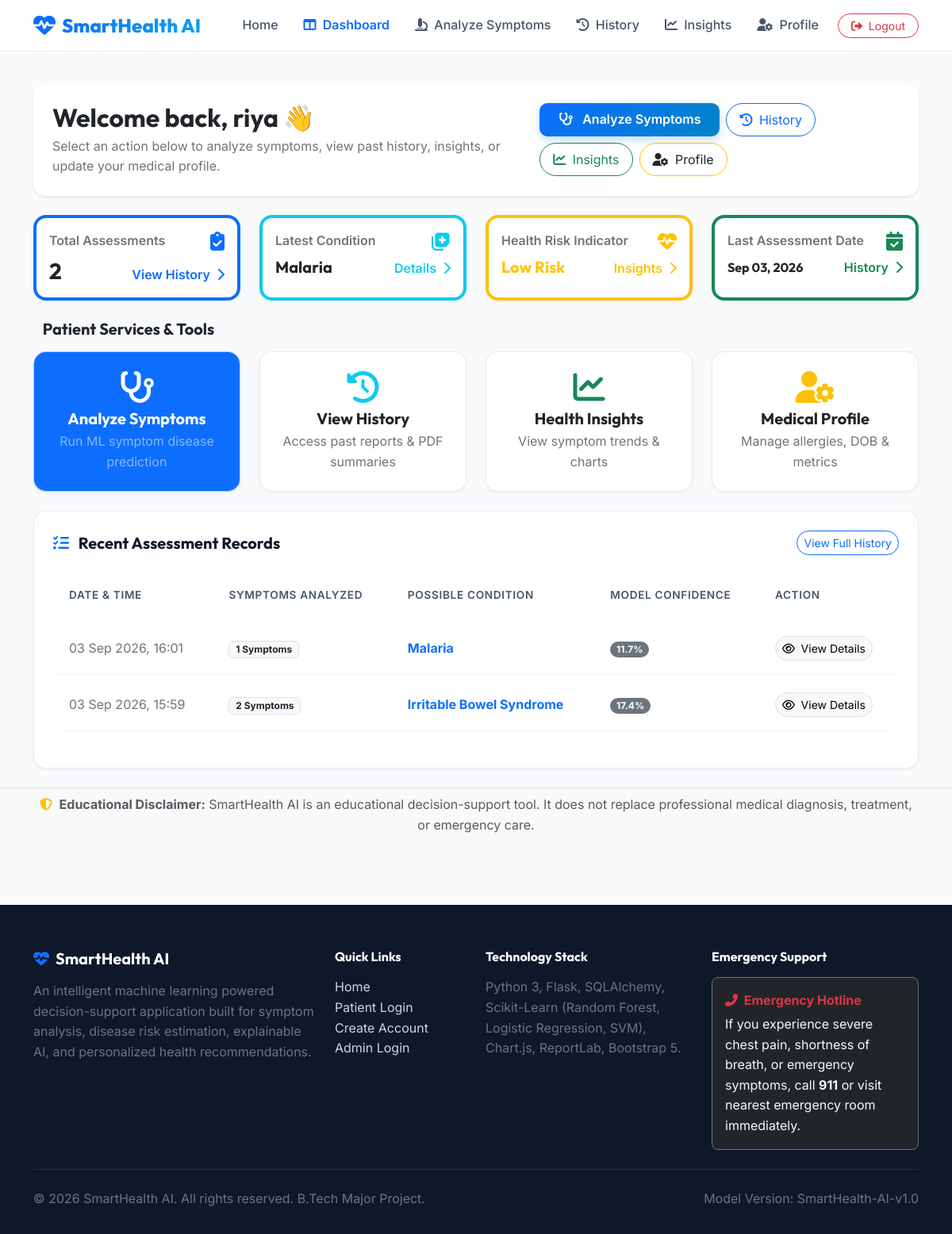
The app's page /patient/dashboard (signed in) with its own data.
### app/models/user.py (models this page shows, shortened)
class User(UserMixin, db.Model):
    __tablename__ = 'users'
    id = db.Column(db.Integer, primary_key=True)
    name = db.Column(db.String(100), nullable=False)
    email = db.Column(db.String(120), unique=True, nullable=False, index=True)
    password_hash = db.Column(db.String(255), nullable=False)
    phone = db.Column(db.String(20), nullable=True)
    date_of_birth = db.Column(db.String(20), nullable=True)
    gender = db.Column(db.String(20), nullable=True)
    role = db.Column(db.String(20), nullable=False, default='patient') # 'patient' or 'admin'
    created_at = db.Column(db.DateTime, default=datetime.utcnow)
    is_active = db.Column(db.Boolean, default=True)
    profile = db.relationship('PatientProfile', backref='user', uselist=False, cascade='all, delete-orphan')
    predictions = db.relationship('Prediction', backref='user', lazy='dynamic', cascade='all, delete-orphan')
    def is_admin(self):
        return self.role == 'admin'

### app/models/prediction.py (models this page shows)
class Prediction(db.Model):
    __tablename__ = 'predictions'
    id = db.Column(db.Integer, primary_key=True)
    user_id = db.Column(db.Integer, db.ForeignKey('users.id'), nullable=False)
    predicted_disease = db.Column(db.String(120), nullable=False)
    probability = db.Column(db.Float, nullable=False) # e.g. 86.5
    top_predictions_json = db.Column(db.Text, nullable=True) # JSON of top 3
    explainable_ai_json = db.Column(db.Text, nullable=True) # JSON of feature contributions
    model_version = db.Column(db.String(50), default='SmartHealth-AI-v1.0')
    severity_score = db.Column(db.String(50), default='Moderate')
    created_at = db.Column(db.DateTime, default=datetime.utcnow)
    selected_symptoms = db.relationship('PredictionSymptom', backref='prediction', lazy='joined', cascade='all, delete-orphan')

### app/routes/patient.py (the view)
@patient_bp.route('/dashboard')
@login_required
def dashboard():
    if current_user.is_admin():
        return redirect(url_for('admin.dashboard'))
    predictions_query = Prediction.query.filter_by(user_id=current_user.id).order_by(Prediction.created_at.desc())
    total_predictions = predictions_query.count()
    recent_predictions = predictions_query.limit(5).all()
    latest_prediction = recent_predictions[0] if recent_predictions else None
    risk_level = "Low"
    if latest_prediction:
        if latest_prediction.probability > 85.0 and latest_prediction.severity_score == 'High':
            risk_level = "High Risk"
        elif latest_prediction.probability > 70.0:
            risk_level = "Moderate"
        else:
            risk_level = "Low Risk"
    return render_template(
        'patient/dashboard.html',
        total_predictions=total_predictions,
        latest_prediction=latest_prediction,
        recent_predictions=recent_predictions,
        risk_level=risk_level
    )

### templates/patient/dashboard.html (shortened to what this page needs)
{% extends "base.html" %}
{% block content %}
<div class="container py-4">
    <div class="card-modern p-4 mb-4 bg-white border-0 shadow-sm">
        <div class="d-flex flex-column flex-md-row justify-content-between align-items-md-center gap-3">
            <div>
                <h2 class="fw-bold mb-1 text-dark">Welcome back, {{ current_user.name }} 👋</h2>
                <p class="text-secondary mb-0 fs-7">Select an action below to analyze symptoms, view past history, insights, or update your medical profile.</p>
            </div>
            <div class="d-flex flex-wrap gap-2">
                <a href="{{ url_for('patient.symptoms') }}" class="btn btn-primary-custom px-4 py-2">
                    <i class="fa-solid fa-stethoscope me-2"></i> Analyze Symptoms
                </a>
                <a href="{{ url_for('patient.history') }}" class="btn btn-outline-primary rounded-pill px-3 py-2">
                    <i class="fa-solid fa-clock-rotate-left me-1"></i> History
                </a>
                <a href="{{ url_for('patient.analytics') }}" class="btn btn-outline-success rounded-pill px-3 py-2">
                    <i class="fa-solid fa-chart-line me-1"></i> Insights
                </a>
                <a href="{{ url_for('patient.profile') }}" class="btn btn-outline-warning rounded-pill px-3 py-2 text-dark">
                    <i class="fa-solid fa-user-gear me-1"></i> Profile
                </a>
            </div>
        </div>
    </div>
    <div class="row g-4 mb-4">
        <div class="col-md-3 col-sm-6">
            <div class="card-modern p-3 border-start border-4 border-primary h-100">
                <div class="d-flex justify-content-between align-items-center mb-2">
                    <span class="text-secondary fs-7 fw-semibold">Total Assessments</span>
                    <i class="fa-solid fa-clipboard-check text-primary fs-4"></i>
                </div>
                <div class="d-flex justify-content-between align-items-baseline mt-2">
                    <h3 class="fw-bold mb-0 text-dark">{{ total_predictions }}</h3>
                    <a href="{{ url_for('patient.history') }}" class="fs-8 text-primary fw-semibold text-decoration-none">
                        View History <i class="fa-solid fa-chevron-right ms-1"></i>
                    </a>
                </div>
            </div>
        </div>
        <div class="col-md-3 col-sm-6">
            <div class="card-modern p-3 border-start border-4 border-info h-100">
                <div class="d-flex justify-content-between align-items-center mb-2">
                    <span class="text-secondary fs-7 fw-semibold">Latest Condition</span>
                    <i class="fa-solid fa-notes-medical text-info fs-4"></i>
                </div>
                <div class="d-flex justify-content-between align-items-baseline mt-2">
                    <h5 class="fw-bold mb-0 text-dark text-truncate" style="max-width: 130px;">
                        {% if latest_prediction %}{{ latest_prediction.predicted_disease }}{% else %}No assessments{% endif %}
                    </h5>
                    {% if latest_prediction %}
                        <a href="{{ url_for('patient.view_prediction', prediction_id=latest_prediction.id) }}" class="fs-8 text-info fw-semibold text-decoration-none">
                            Details <i class="fa-solid fa-chevron-right ms-1"></i>
                        </a>
                    {% else %}
                        <a href="{{ url_for('patient.symptoms') }}" class="fs-8 text-info fw-semibold text-decoration-none">
                            Start <i class="fa-solid fa-chevron-right ms-1"></i>
                        </a>
                    {% endif %}
                </div>
            </div>
        </div>
        <div class="col-md-3 col-sm-6">
            <div class="card-modern p-3 border-start border-4 border-warning h-100">
                <div class="d-flex justify-content-between align-items-center mb-2">
                    <span class="text-secondary fs-7 fw-semibold">Health Risk Indicator</span>
                    <i class="fa-solid fa-heart-pulse text-warning fs-4"></i>
                </div>
                <div class="d-flex justify-content-between align-items-baseline mt-2">
                    <h5 class="fw-bold mb-0 text-warning">{{ risk_level }}</h5>
                    <a href="{{ url_for('patient.analytics') }}" class="fs-8 text-warning fw-semibold text-decoration-none">
                        Insights <i class="fa-solid fa-chevron-right ms-1"></i>
                    </a>
                </div>
            </div>
        </div>
        <div class="col-md-3 col-sm-6">
            <div class="card-modern p-3 border-start border-4 border-success h-100">
                <div class="d-flex justify-content-between align-items-center mb-2">
                    <span class="text-secondary fs-7 fw-semibold">Last Assessment Date</span>
                    <i class="fa-solid fa-calendar-check text-success fs-4"></i>
                </div>
                <div class="d-flex justify-content-between align-items-baseline mt-2">
                    <h6 class="fw-bold mb-0 text-dark">
                        {% if latest_prediction %}{{ latest_prediction.created_at.strftime('%b %d, %Y') }}{% else %}N/A{% endif %}
                    </h6>
                    <a href="{{ url_for('patient.history') }}" class="fs-8 text-success fw-semibold text-decoration-none">
                        History <i class="fa-solid fa-chevron-right ms-1"></i>
                    </a>
                </div>
            </div>
        </div>
    </div>
    <h5 class="fw-bold mb-3 text-dark"> Patient Services & Tools</h5>
    <div class="row g-4 mb-4">
        <div class="col-md-3 col-sm-6">
            <a href="{{ url_for('patient.symptoms') }}" class="card-modern p-4 text-center text-decoration-none bg-primary text-white d-block hover-lift h-100">
                <i class="fa-solid fa-stethoscope display-6 mb-2"></i>
                <h5 class="fw-bold mb-1 text-white">Analyze Symptoms</h5>
                <p class="fs-8 text-white-50 mb-0">Run ML symptom disease prediction</p>
            </a>
        </div>
        <div class="col-md-3 col-sm-6">
            <a href="{{ url_for('patient.history') }}" class="card-modern p-4 text-center text-decoration-none bg-white text-dark d-block hover-lift h-100">
                <i class="fa-solid fa-clock-rotate-left display-6 text-info mb-2"></i>
                <h5 class="fw-bold mb-1 text-dark">View History</h5>
                <p class="fs-8 text-secondary mb-0">Access past reports & PDF summaries</p>
            </a>
        </div>
        <div class="col-md-3 col-sm-6">
            <a href="{{ url_for('patient.analytics') }}" class="card-modern p-4 text-center text-decoration-none bg-white text-dark d-block hover-lift h-100">
                <i class="fa-solid fa-chart-line display-6 text-success mb-2"></i>
                <h5 class="fw-bold mb-1 text-dark">Health Insights</h5>
                <p class="fs-8 text-secondary mb-0">View symptom trends & charts</p>
            </a>
        </div>
        <div class="col-md-3 col-sm-6">
            <a href="{{ url_for('patient.profile') }}" class="card-modern p-4 text-center text-decoration-none bg-white text-dark d-block hover-lift h-100">
                <i class="fa-solid fa-user-gear display-6 text-warning mb-2"></i>
                <h5 class="fw-bold mb-1 text-dark">Medical Profile</h5>
                <p class="fs-8 text-secondary mb-0">Manage allergies, DOB & metrics</p>
            </a>
        </div>
    </div>
    <div class="card-modern p-4">
        <div class="d-flex justify-content-between align-items-center mb-3">
            <h5 class="fw-bold mb-0"><i class="fa-solid fa-list-check me-2 text-primary"></i> Recent Assessment Records</h5>
            <a href="{{ url_for('patient.history') }}" class="btn btn-sm btn-outline-primary rounded-pill">View Full History</a>
        </div>
        {% if recent_predictions %}
            <div class="table-responsive">
                <table class="table table-custom align-middle">
                    <thead>
                        <tr>
                            <th>Date & Time</th>
                            <th>Symptoms Analyzed</th>
                            <th>Possible Condition</th>
                            <th>Model Confidence</th>
                            <th>Action</th>
                        </tr>
                    </thead>
                    <tbody>
                        {% for pred in recent_predictions %}
                            <tr>
                                <td class="fs-7 text-secondary">{{ pred.created_at.strftime('%d %b %Y, %H:%M') }}</td>
                                <td>
                                    <span class="badge bg-light text-dark border">
                                        {{ pred.selected_symptoms|length }} Symptoms
                                    </span>
                                </td>
                                <td class="fw-bold text-primary">{{ pred.predicted_disease }}</td>
                                <td>
                                    <span class="badge {% if pred.probability >= 85 %}bg-success{% elif pred.probability >= 70 %}bg-primary{% else %}bg-secondary{% endif %} rounded-pill">
                                        {{ pred.probability }}%
                                    </span>
                                </td>
                                <td>
                                    <a href="{{ url_for('patient.view_prediction', prediction_id=pred.id) }}" class="btn btn-sm btn-light border rounded-pill">
                                        <i class="fa-regular fa-eye me-1"></i> View Details
                                    </a>
                                </td>
                            </tr>
                        {% endfor %}
                    </tbody>
                </table>
            </div>
        {% endif %}
    </div>
</div>
{% endblock %}

### static/css/custom.css (style rules this page uses)
:root { --primary-color: #0d6efd; --primary-hover: #0b5ed7; --medical-teal: #0ea5e9; --accent-emerald: #10b981; --warning-amber: #f59e0b; --danger-rose: #ef4444; --dark-navy: #0f172a; --slate-gray: #475569; --light-bg: #f8fafc; --card-bg: #ffffff; --glass-bg: rgba(255, 255, 255, 0.85); --glass-border: rgba(226, 232, 240, 0.8); --shadow-sm: 0 2px 4px rgba(15, 23, 42, 0.04); --shadow-md: 0 10px 25px -5px rgba(15, 23, 42, 0.08); --shadow-lg: 0 20px 35px -10px rgba(15, 23, 42, 0.12); --radius-lg: 16px; --radius-md: 12px; }
body { font-family: 'Inter', system-ui, -apple-system, sans-serif; background-color: var(--light-bg); color: var(--dark-navy); line-height: 1.6; overflow-x: hidden; }
h1, h2, h3, h4, h5, h6, .navbar-brand { font-family: 'Outfit', sans-serif; font-weight: 700; }
.card-modern { background: var(--card-bg); border: 1px solid var(--glass-border); border-radius: var(--radius-lg); box-shadow: var(--shadow-sm); transition: transform 0.25s ease, box-shadow 0.25s ease; }
.hover-lift { transition: transform 0.25s ease, box-shadow 0.25s ease; }
a.text-decoration-none { display: block; color: inherit; text-decoration: none !important; }
.btn-primary-custom { background: linear-gradient(135deg, #0d6efd 0%, #0284c7 100%); border: none; color: #ffffff; font-weight: 600; border-radius: 10px; padding: 0.75rem 1.75rem; transition: all 0.25s ease; box-shadow: 0 4px 12px rgba(13, 110, 253, 0.25); }
.table-custom { border-collapse: separate; border-spacing: 0 8px; }
.table-custom tbody tr { background: #ffffff; border-radius: var(--radius-md); box-shadow: var(--shadow-sm); transition: transform 0.15s ease; }
.table-custom td, .table-custom th { padding: 1rem 1.25rem; border: none; vertical-align: middle; }
.table-custom th { color: var(--slate-gray); font-weight: 600; font-size: 0.85rem; text-transform: uppercase; letter-spacing: 0.05em; }

### records on screen
User: name "riya"
Prediction: predicted_disease "Malaria", created_at "Sep 03, 2026", created_at "03 Sep 2026, 16:01", selected_symptoms|length "1", probability "11.7"
Prediction: created_at "03 Sep 2026, 15:59", selected_symptoms|length "2", predicted_disease "Irritable Bowel Syndrome", probability "17.4"

### other values on screen
{{ total_predictions }} "2"
{{ risk_level }} "Low Risk"
